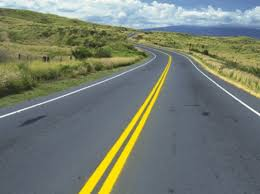
#> input picture pic/linetest.jpg, 260 x 194 px, found by its file name
$ python cv_prac4.py
#> lines starting #> are read from the running program, lines starting #| are printed output that depends on the picture; after the words box and inside, x2 and y2 are one past the last pixel; in counts of white or black regions, pixels touching at a corner belong together
import cv2
import numpy as np

img = cv2.imread('linetest.jpg')
#> img is the input picture: shape (194, 260, 3); mean B, G, R 112.5, 124.9, 117
gray = cv2.cvtColor(img,cv2.COLOR_BGR2GRAY)
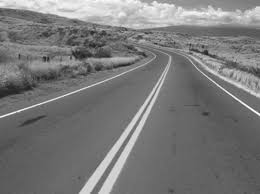
#> gray: shape (194, 260); min 29, max 254, mean 121

edges = cv2.Canny(gray, 130, 390)
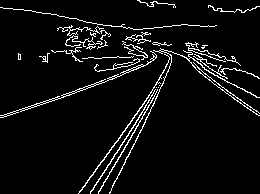
#> edges: shape (194, 260); 5.6% white in thin lines or dots
lines = cv2.HoughLinesP(edges, 0.85, np.pi/10000, 75, minLineLength=80, maxLineGap=11)
#> lines = [[3, 115, 145, 65], [98, 193, 168, 71], [78, 193, 169, 67], [90, 193, 168, 70], [3, 117, 119, 76], [109, 193, 157, 96]]
dst = cv2.cvtColor(edges, cv2.COLOR_GRAY2BGR) # 컬러로 변환해 그리기
#> dst: shape (194, 260, 3); 5.6% white in thin lines or dots

if lines is not None:
    for line in lines:
        x1, y1, x2, y2 = line[0]
        cv2.line(dst, (x1, y1), (x2, y2), (0, 0, 255), 2)
#> this loop made 6 passes
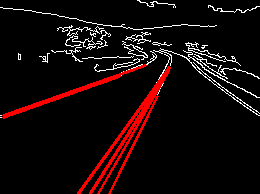
#> dst: shape (194, 260, 3); mean B, G, R 9.5, 9.5, 20.3

cv2.imshow('img', img)
cv2.imshow('edges', edges)
cv2.imshow('Canny Edge', dst)
cv2.waitKey(0)
cv2.destroyAllWindows()

$ run again, with pic/chroma.jpg copied over pic/linetest.jpg
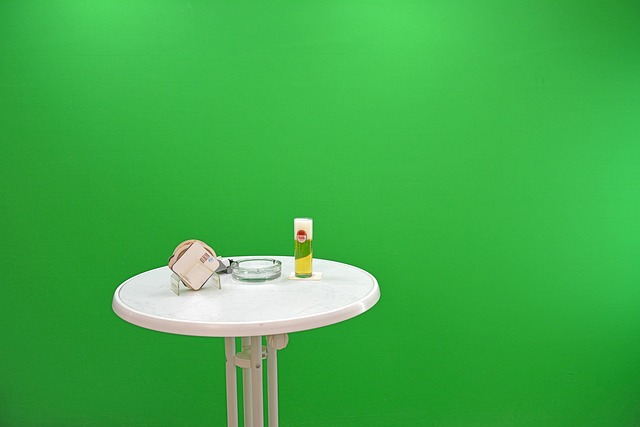
#> input picture pic/chroma.jpg, 640 x 427 px, found by its file name
#> img is the input picture: shape (427, 640, 3); mean B, G, R 72.2, 173.9, 63.3
#> `edges = cv2.Canny(gray, 130, 390)`:
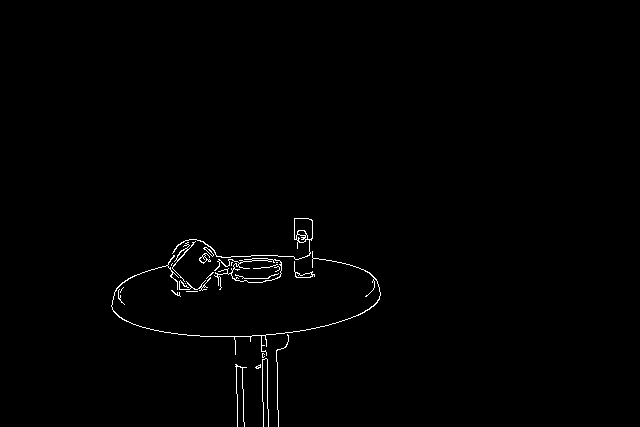
#> edges: shape (427, 640); 0.79% white in thin lines or dots, all inside (x1, y1, x2, y2) = (111, 218, 381, 427)
#> lines = [[235, 336, 237, 425]]
#> the loop `for line in lines:` made 1 pass
#> after the loop `for line in lines:`:
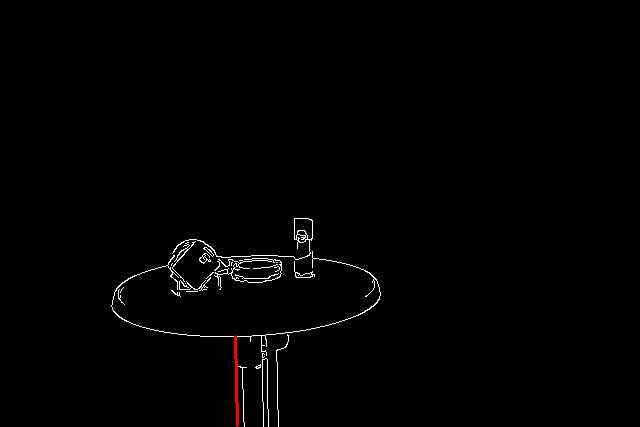
#> dst: shape (427, 640, 3); mean B, G, R 1.9, 1.9, 2.2
